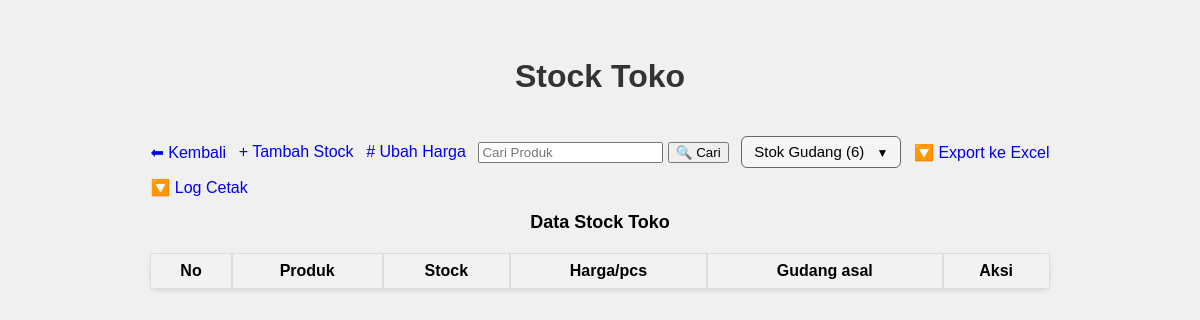
The app's page /gudang/toko_stock.php, older data.
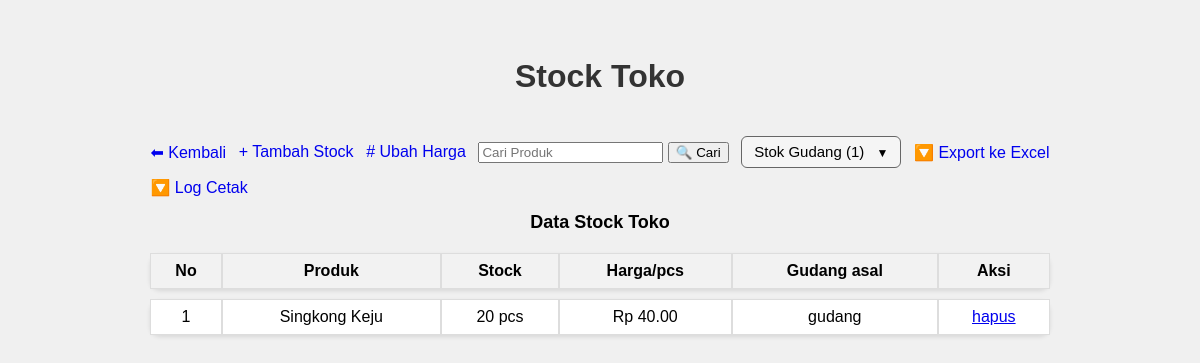
The same page, newer data.
### tables this page shows
CREATE TABLE `toko_stock` (
  `id` int(11) NOT NULL,
  `produk` varchar(255) NOT NULL,
  `jumlah` int(11) NOT NULL,
  `harga_jual` int(11) DEFAULT NULL,
  `gudang_asal` varchar(20) DEFAULT NULL,
  `waktu` datetime DEFAULT current_timestamp()
);

### gudang/toko_function.php (called while the page is built, shortened)
<?php
$conn = mysqli_connect("localhost", "root", "", "ae_database");
function getStokTokoAgg() {
    global $conn;
    $sql = "
        SELECT ts.produk,
               SUM(ts.jumlah) AS stok,
               tp.harga_jual AS harga
        FROM toko_stock ts
        LEFT JOIN toko_price tp ON tp.produk = ts.produk
        GROUP BY ts.produk, tp.harga_jual
        ORDER BY ts.produk
    ";
    return mysqli_query($conn, $sql);
}
?>

### gudang/toko_stock.php (the view, shortened to what this page needs)
<?php
require 'toko_function.php';
$stokToko = getStokTokoAgg();
$produk_pertama = null;
if ($stokToko && mysqli_num_rows($stokToko) > 0) {
    $produk_pertama_row = mysqli_fetch_assoc($stokToko);
    $produk_pertama = $produk_pertama_row['produk'];
}
$history = mysqli_query($conn, "
    SELECT * FROM toko_stock
    WHERE jumlah > 0
    ORDER BY waktu DESC
");
if (isset($_POST['cari']) && !empty($_POST['keyword'])) {
    $keyword = $_POST['keyword'];
    $history = cariTokoStock($keyword);
} else {
    $history = mysqli_query($conn, "
        SELECT * FROM toko_stock
        WHERE jumlah > 0
        ORDER BY waktu DESC
    ");
}
$sqlStok = "
  SELECT produk, SUM(jumlah) AS stok, sumber FROM (
    SELECT produk, jumlah, 'gudang'  AS sumber FROM gudang
    UNION ALL
    SELECT produk, jumlah, 'gudang1' AS sumber FROM gudang1
    UNION ALL
    SELECT produk, jumlah, 'gudang2' AS sumber FROM gudang2
  ) AS semua
  GROUP BY produk, sumber
";
$resStok = mysqli_query($conn, $sqlStok);
$stocks = [];
if ($resStok) {
    while ($r = mysqli_fetch_assoc($resStok)) {
        $stocks[] = $r;
    }
}
$stock_count = count($stocks);
?>
<!DOCTYPE html>
<html lang="id">
<head>
    <link rel="stylesheet" type="text/css" href="style.css">
</head>
<body>
 <div class="wrapper">
  <h1 class="judul">Stock Toko</h1>
  <br><br>
  <div class="header-bar">
    <a href="toko_ae.php">⬅ Kembali</a>
    <a href="toko_tambah_stock.php">+ Tambah Stock</a>
    <a href="toko_ubah.php?produk=<?= urlencode($produk_pertama); ?>"># Ubah Harga</a>
    <form action="" method="post">
    <input type="text" name="keyword" placeholder="Cari Produk"
           value="<?= htmlspecialchars($_POST['keyword'] ?? '') ?>">
    <button type="submit" name="cari">🔍 Cari</button>
    </form>
    <button type="button" class="accordion-btn" id="btnStok"
            aria-expanded="false" aria-controls="stokPanel">
            Stok Gudang (<?= $stock_count; ?>)
    </button>
    <a href="toko_kirim_convert.php" class="button">🔽 Export ke Excel</a>
    <a href="toko_kirim_log.php" class="button">🔽 Log Cetak</a>
  </div>
<h3 class="section-title">Data Stock Toko</h3>
  <table class="table-container">
    <tr class="table-row header">
      <th>No</th>
      <th>Produk</th>
      <th>Stock</th>
      <th>Harga/pcs</th>
      <th>Gudang asal</th>
      <th>Aksi</th>
    </tr>
    <?php $i=1; ?>
    <?php while ($r = mysqli_fetch_assoc($history)): ?>
      <tr class="table-row">
        <td><?= $i; ?></td>
        <td><?= htmlspecialchars($r['produk']); ?></td>
        <td><?= $r['jumlah']; ?> pcs</td>
        <td>Rp <?= number_format($r["harga_jual"], 2, '.', '.'); ?></td>
        <td><?= htmlspecialchars($r['gudang_asal']); ?></td>
        <td>
            <a href="toko_hapus.php?id=<?= $r['id']; ?>" onclick="return confirm('Yakin ingin menghapus data ini?')">hapus</a>
        </td>
      </tr>
    <?php $i++; endwhile; ?>
  </table>
</div>
</body>
</html>

Row changes from the older to the newer data that the page shows:
added toko_stock: produk "Singkong Keju", jumlah "20", harga_jual "40.00", gudang_asal "gudang"
Text that changed along with them:
$stock_count: "6" → "1"
